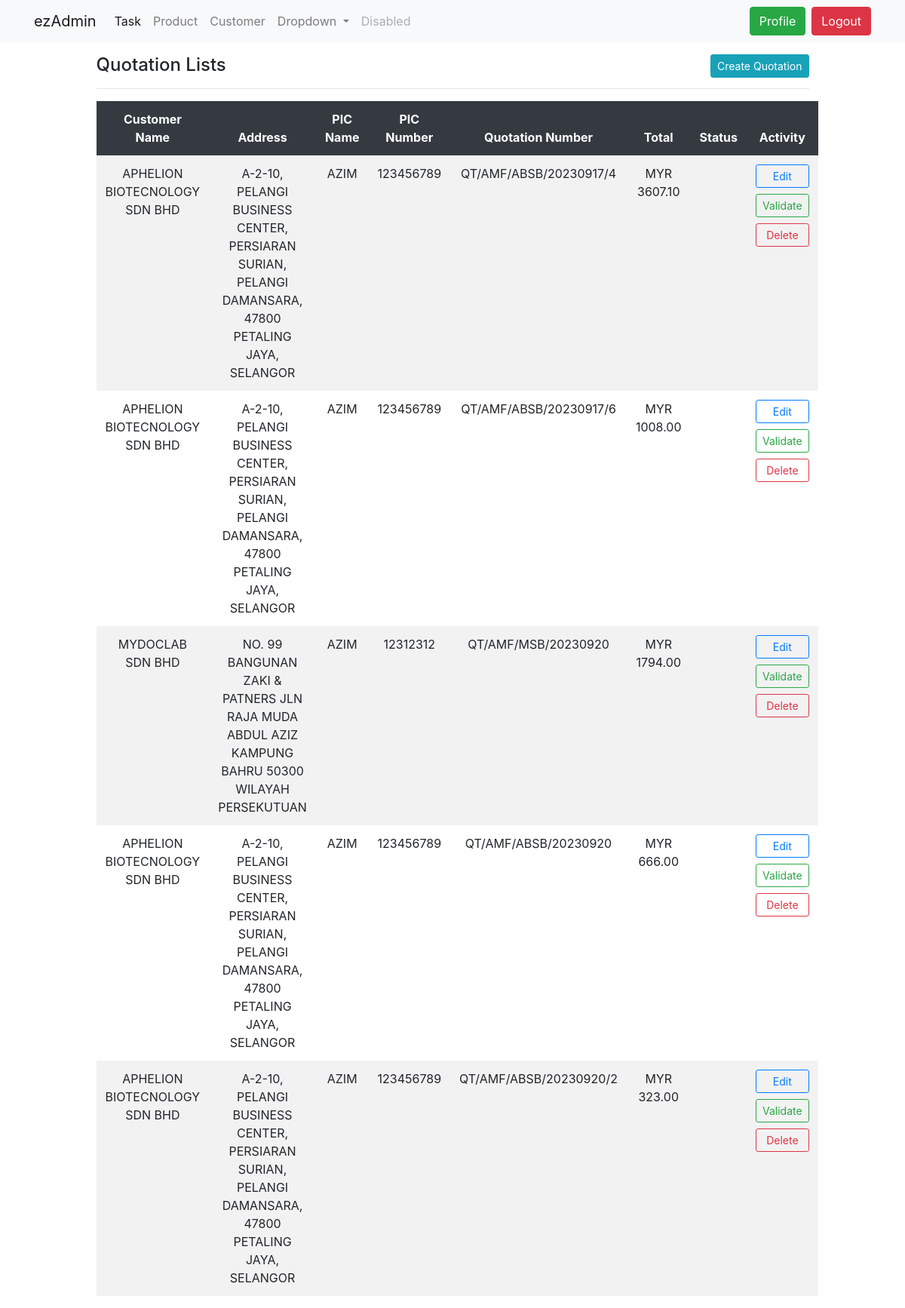
/task/quotation/list (signed in), run on an earlier commit of the app's database.
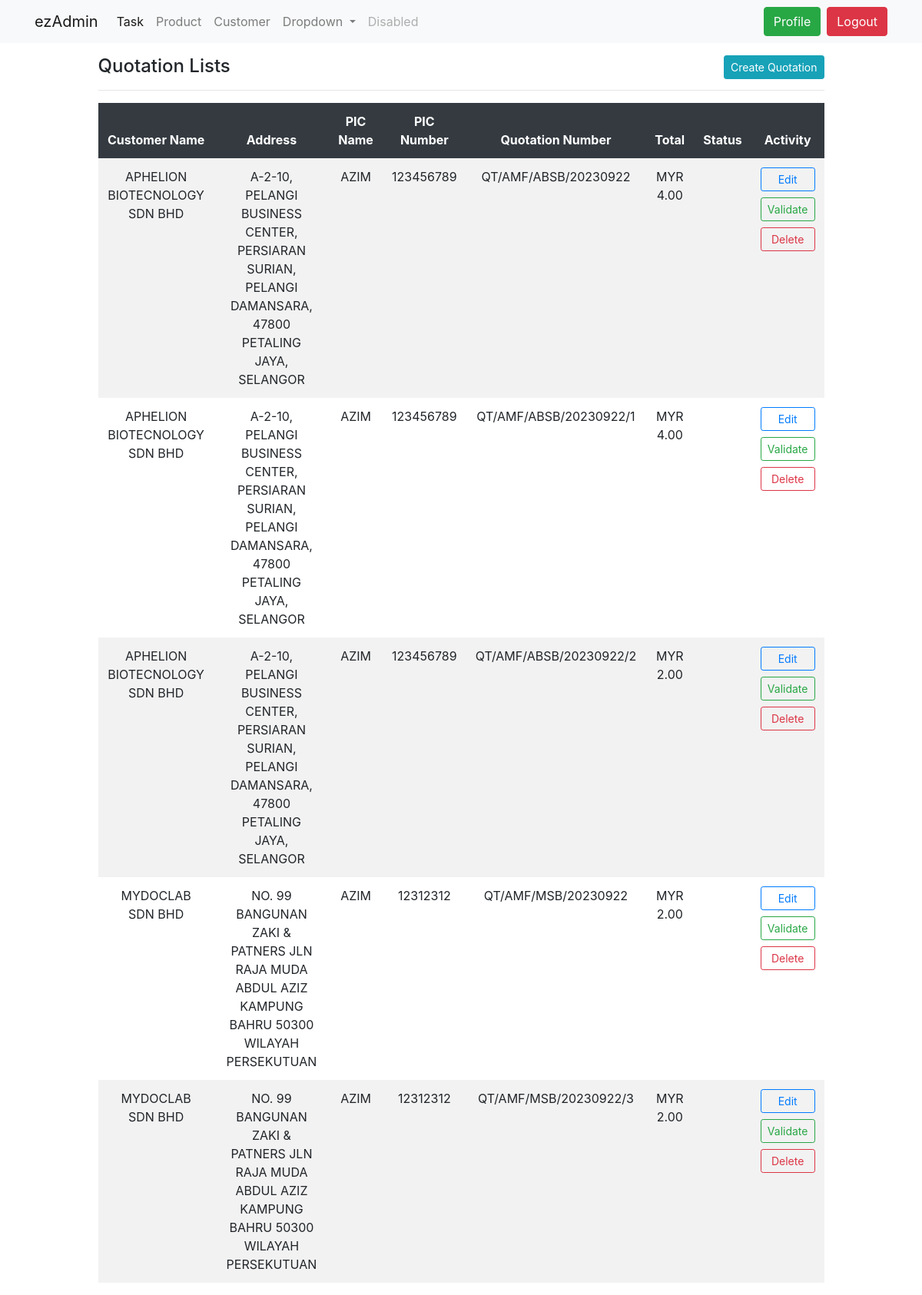
And on a later commit of the database.
### dashboard/models.py (models this page shows, shortened)
class Quotation(models.Model):
    customer_id = models.ForeignKey(Customer, on_delete = models.CASCADE)
    doc_number =  models.CharField(unique = True, max_length = 200, blank= True, null= True)
    end_number = 0
    rev_number = 1
    create_date = models.DateTimeField(blank = True, null = True)
    update_date = models.DateTimeField(blank = True, null = True)

class Customer(models.Model):
    company_name = models.CharField(max_length = 100)
    name_acronym = models.CharField(max_length = 100, blank = True, null = True)
    address = models.CharField(max_length = 100)
    posscode = models.PositiveIntegerField(validators = [posscode_validator])
    email = models.CharField(max_length = 100, validators = [validate_email])
    pic_name = models.CharField(max_length = 100, null = True)
    phone_number = models.PositiveIntegerField(null = True)
    sales_person = models.ForeignKey(SalesPerson, on_delete = models.CASCADE)
    currency = models.ForeignKey(Currency, on_delete = models.CASCADE, null = True)
    create_date = models.DateTimeField(blank = True, null = True)
    update_date = models.DateTimeField(blank = True, null = True)
    def __str__(self):
        return self.company_name

class Currency(models.Model):
    name = models.CharField(max_length = 20, unique = True)
    currency_code = models.CharField(max_length = 3, unique = True)
    create_date = models.DateTimeField(blank = True, null = True)
    update_date = models.DateTimeField(blank = True, null = True)

### task/views.py (the view)
# urls.py: path('task/quotation/list', views.quotation_details, name = 'task-quotation-list'),
@login_required
def quotation_details(request):
    quotations = Quotation.objects.all()
    quotation_total = {}
    for quotation in quotations:
        quotation_total.update({
            quotation.id:
            QuotationItem.objects.filter(quotation_id = quotation.id).aggregate(total = Sum(F('price') * F('quantity')))['total']
        })
    context ={
        'quotations': quotations,
        'quotation_total': quotation_total
    }
    return render(request, 'task/quotation-list.html', context)

### templates/task/quotation-list.html (shortened to what this page needs)
{% extends 'partials/base.html' %}
{% block content %}
<body>
    <div class="col-md-10 offset-md-1 table-responsive">
        {% load humanize %}
        <table class="table table-borderless table-striped table-hover">
            <span class="h4">Quotation Lists</span class="h4">
            <a class="btn btn-info btn-sm float-right" href="{% url 'task-quotation' %}">Create Quotation</a>
            <hr>
            <thead class = "thead-dark">
                <tr>
                    <th>Customer Name</th>
                    <th>Address</th>
                    <th>PIC Name</th>
                    <th>PIC Number</th>
                    <th>Quotation Number</th>
                    <th>Total</th>
                    <th>Status</th>
                    <th>Activity</th>
                </tr>
            </thead>
            <tbody>
                <tr>
                    {% for quotation in quotations %}
                    <td>{{quotation.customer_id}}</td>
                    <td>{{quotation.customer_id.address}}</td>
                    <td>{{quotation.customer_id.pic_name}}</td>
                    <td>{{quotation.customer_id.phone_number}}</td>
                    <td>{{quotation.doc_number}}</td>
                    {% for key, value in quotation_total.items %}
                    {% if quotation.id == key%}
                    <td>{{quotation.customer_id.currency.currency_code}} {{value|floatformat:2}}</td>
                    {% endif %}
                    {% endfor %}
                    <td></td>
                    <td>
                        <div class = "d-grid">
                                <a class="btn btn-outline-primary btn-sm btn-block" href ="{% url 'task-quotation-update' quotation.id %}">
                                    Edit
                                </a>
                                <a class="btn btn-outline-success btn-sm btn-block" href ="">
                                    Validate
                                </a>
                                <a class="btn btn-outline-danger btn-sm btn-block" href ="{% url 'task-quotation-delete' quotation.id %}">
                                    Delete
                                </a>
                        </div>
                    </td>
                </tr>
                {% endfor %}
            </tbody>
        </table>
    </div>
</body>
</html>
{% endblock %}

What changed in the data, as far as the page shows it:
removed Quotation: customer_id "APHELION BIOTECNOLOGY SDN BHD", customer_id.address "A-2-10, PELANGI BUSINESS CENTER, PERSIARAN SURIAN, PELANGI DAMANSARA, 47800 PETALING JAYA, SELANGOR", customer_id.pic_name "AZIM", customer_id.phone_number "123456789", doc_number "QT/AMF/ABSB/20230917/4", customer_id.currency.currency_code "MYR", quotation_total "3607.10"
removed Quotation: customer_id "APHELION BIOTECNOLOGY SDN BHD", customer_id.address "A-2-10, PELANGI BUSINESS CENTER, PERSIARAN SURIAN, PELANGI DAMANSARA, 47800 PETALING JAYA, SELANGOR", customer_id.pic_name "AZIM", customer_id.phone_number "123456789", doc_number "QT/AMF/ABSB/20230917/6", customer_id.currency.currency_code "MYR", quotation_total "1008.00"
removed Quotation: customer_id "MYDOCLAB SDN BHD", customer_id.address "NO. 99 BANGUNAN ZAKI & PATNERS JLN RAJA MUDA ABDUL AZIZ KAMPUNG BAHRU 50300 WILAYAH PERSEKUTUAN", customer_id.pic_name "AZIM", customer_id.phone_number "12312312", doc_number "QT/AMF/MSB/20230920", customer_id.currency.currency_code "MYR", quotation_total "1794.00"
removed Quotation: customer_id "APHELION BIOTECNOLOGY SDN BHD", customer_id.address "A-2-10, PELANGI BUSINESS CENTER, PERSIARAN SURIAN, PELANGI DAMANSARA, 47800 PETALING JAYA, SELANGOR", customer_id.pic_name "AZIM", customer_id.phone_number "123456789", doc_number "QT/AMF/ABSB/20230920", customer_id.currency.currency_code "MYR", quotation_total "666.00"
removed Quotation: customer_id "APHELION BIOTECNOLOGY SDN BHD", customer_id.address "A-2-10, PELANGI BUSINESS CENTER, PERSIARAN SURIAN, PELANGI DAMANSARA, 47800 PETALING JAYA, SELANGOR", customer_id.pic_name "AZIM", customer_id.phone_number "123456789", doc_number "QT/AMF/ABSB/20230920/2", customer_id.currency.currency_code "MYR", quotation_total "323.00"
added Quotation: customer_id "APHELION BIOTECNOLOGY SDN BHD", customer_id.address "A-2-10, PELANGI BUSINESS CENTER, PERSIARAN SURIAN, PELANGI DAMANSARA, 47800 PETALING JAYA, SELANGOR", customer_id.pic_name "AZIM", customer_id.phone_number "123456789", doc_number "QT/AMF/ABSB/20230922", customer_id.currency.currency_code "MYR", quotation_total "4.00"
added Quotation: customer_id "APHELION BIOTECNOLOGY SDN BHD", customer_id.address "A-2-10, PELANGI BUSINESS CENTER, PERSIARAN SURIAN, PELANGI DAMANSARA, 47800 PETALING JAYA, SELANGOR", customer_id.pic_name "AZIM", customer_id.phone_number "123456789", doc_number "QT/AMF/ABSB/20230922/1", customer_id.currency.currency_code "MYR", quotation_total "4.00"
added Quotation: customer_id "APHELION BIOTECNOLOGY SDN BHD", customer_id.address "A-2-10, PELANGI BUSINESS CENTER, PERSIARAN SURIAN, PELANGI DAMANSARA, 47800 PETALING JAYA, SELANGOR", customer_id.pic_name "AZIM", customer_id.phone_number "123456789", doc_number "QT/AMF/ABSB/20230922/2", customer_id.currency.currency_code "MYR", quotation_total "2.00"
added Quotation: customer_id "MYDOCLAB SDN BHD", customer_id.address "NO. 99 BANGUNAN ZAKI & PATNERS JLN RAJA MUDA ABDUL AZIZ KAMPUNG BAHRU 50300 WILAYAH PERSEKUTUAN", customer_id.pic_name "AZIM", customer_id.phone_number "12312312", doc_number "QT/AMF/MSB/20230922", customer_id.currency.currency_code "MYR", quotation_total "2.00"
added Quotation: customer_id "MYDOCLAB SDN BHD", customer_id.address "NO. 99 BANGUNAN ZAKI & PATNERS JLN RAJA MUDA ABDUL AZIZ KAMPUNG BAHRU 50300 WILAYAH PERSEKUTUAN", customer_id.pic_name "AZIM", customer_id.phone_number "12312312", doc_number "QT/AMF/MSB/20230922/3", customer_id.currency.currency_code "MYR", quotation_total "2.00"
